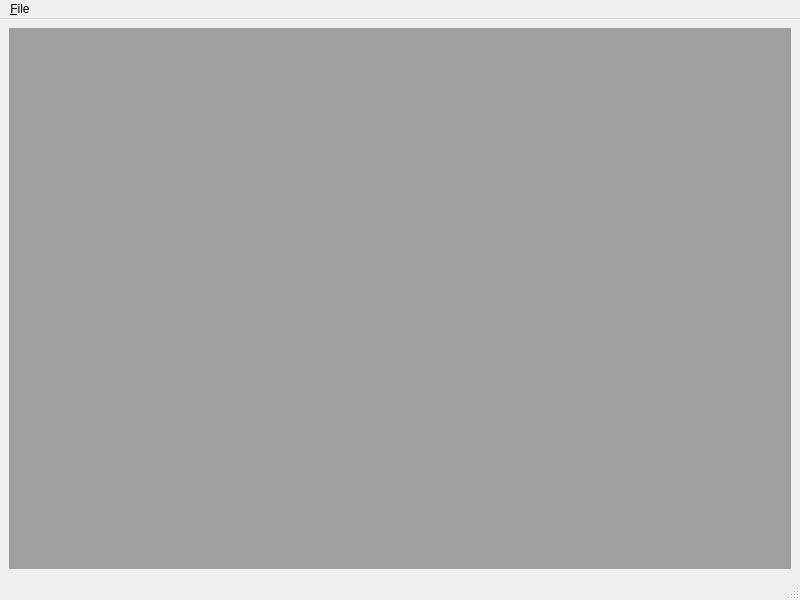
<?xml version="1.0" encoding="UTF-8"?>
<ui version="4.0">
 <class>MainWindow</class>
 <widget class="QMainWindow" name="MainWindow">
  <property name="geometry">
   <rect>
    <x>0</x>
    <y>0</y>
    <width>800</width>
    <height>600</height>
   </rect>
  </property>
  <property name="windowTitle">
   <string>Qt5 MDI Image Viewer</string>
  </property>
  <widget class="QWidget" name="centralwidget">
   <layout class="QGridLayout" name="gridLayout">
    <item row="0" column="0">
     <widget class="QMdiArea" name="mdiArea">
      <property name="viewMode">
       <enum>QMdiArea::SubWindowView</enum>
      </property>
     </widget>
    </item>
   </layout>
  </widget>
  <widget class="QMenuBar" name="menubar">
   <property name="geometry">
    <rect>
     <x>0</x>
     <y>0</y>
     <width>800</width>
     <height>20</height>
    </rect>
   </property>
   <widget class="QMenu" name="menu_File">
    <property name="title">
     <string>&amp;File</string>
    </property>
    <addaction name="action_Open"/>
    <addaction name="separator"/>
    <addaction name="action_Quit"/>
   </widget>
   <addaction name="menu_File"/>
  </widget>
  <widget class="QStatusBar" name="statusbar"/>
  <action name="action_Open">
   <property name="text">
    <string>&amp;Open</string>
   </property>
   <property name="shortcut">
    <string>Ctrl+O</string>
   </property>
  </action>
  <action name="action_Quit">
   <property name="text">
    <string>&amp;Quit</string>
   </property>
   <property name="shortcut">
    <string>Ctrl+Q</string>
   </property>
  </action>
 </widget>
 <resources/>
 <connections/>
</ui>
